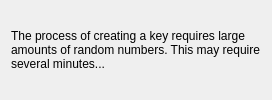
<ui version="4.0" >
 <class>Kleo::NewCertificateUi::KeyCreationPage</class>
 <widget class="QWizardPage" name="Kleo::NewCertificateUi::KeyCreationPage" >
  <property name="title" >
   <string comment="@title" >Creating Key Pair...</string>
  </property>
  <layout class="QVBoxLayout" name="verticalLayout" >
   <property name="sizeConstraint" >
    <enum>QLayout::SetMinimumSize</enum>
   </property>
   <item>
    <widget class="QLabel" name="label" >
     <property name="text" >
      <string>The process of creating a key requires large amounts of random numbers. This may require several minutes...</string>
     </property>
     <property name="wordWrap" >
      <bool>true</bool>
     </property>
    </widget>
   </item>
  </layout>
 </widget>
 <resources/>
 <connections/>
</ui>
